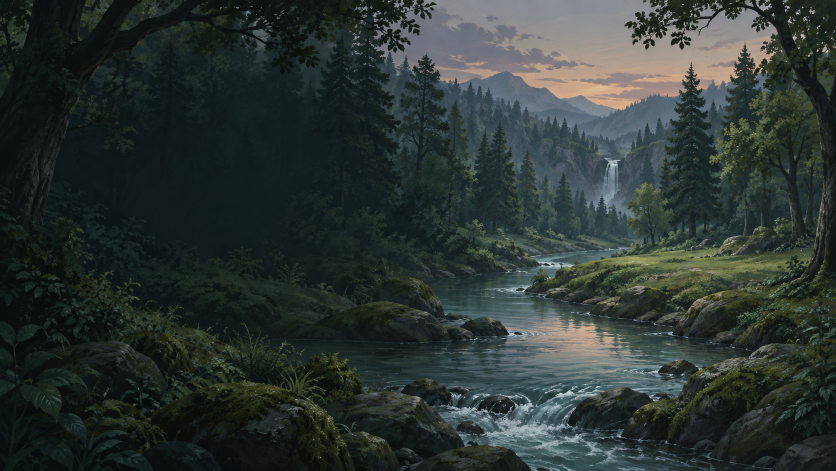
#> input picture frontend/assets/forest2d-source/hero.png, 1672 x 941 px (shown at 1/2 size); its folder holds 5 pictures in this run
$ python export-forest2d.py
#> lines starting #> are read from the running program, lines starting #| are printed output that depends on the picture
"""Export the checked-in forest masters as optimized desktop/mobile WebP assets.

Run with a Python installation that has Pillow: python scripts/export-forest2d.py
"""

from pathlib import Path

from PIL import Image


ROOT = Path(__file__).resolve().parents[1]
SOURCES = ROOT / "assets" / "forest2d-source"
OUTPUT = ROOT / "public" / "assets" / "forest2d"

# Focal points are hand selected so each portrait scene keeps its water geography.
MOBILE_FOCAL_X = {
    "hero": 0.73,
    "ai": 0.70,
    "rooms": 0.52,
    "scenarios": 0.36,
    "learning": 0.65,
    "history": 0.66,
    "friends": 0.34,
    "profile": 0.59,
}


def main() -> None:
    OUTPUT.mkdir(parents=True, exist_ok=True)
    for name, focal_x in MOBILE_FOCAL_X.items():
        with Image.open(SOURCES / f"{name}.png") as source:
#> source is the input picture: PIL image 1672x941 RGB; mean R, G, B 45.5, 54.6, 51.3
            poster = source.convert("RGB")
            poster.save(OUTPUT / f"{name}.webp", "WEBP", quality=83, method=6)
            crop_width = round(poster.height * 0.66)
#> crop_width = 621
            center_x = round(poster.width * focal_x)
#> center_x = 1221
            left = max(0, min(poster.width - crop_width, center_x - crop_width // 2))
#> left = 911
            portrait = poster.crop((left, 0, left + crop_width, poster.height))
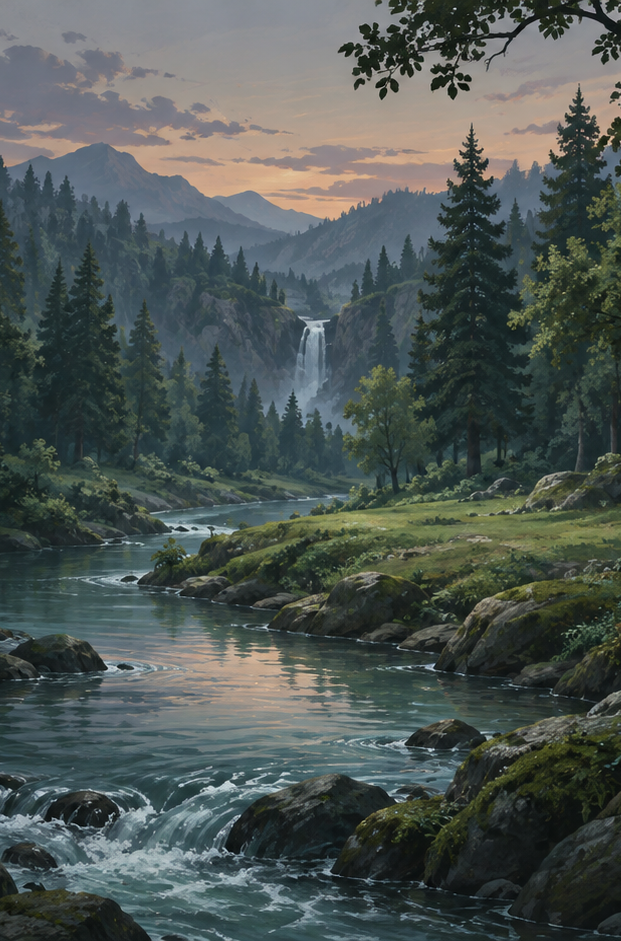
#> portrait: PIL image 621x941 RGB; mean R, G, B 77.7, 86.7, 83.6
            portrait.save(OUTPUT / f"{name}-mobile.webp", "WEBP", quality=80, method=6)
#> pass 2 of the loop in main, `for name, focal_x in MOBILE_FOCAL_X.items():`:
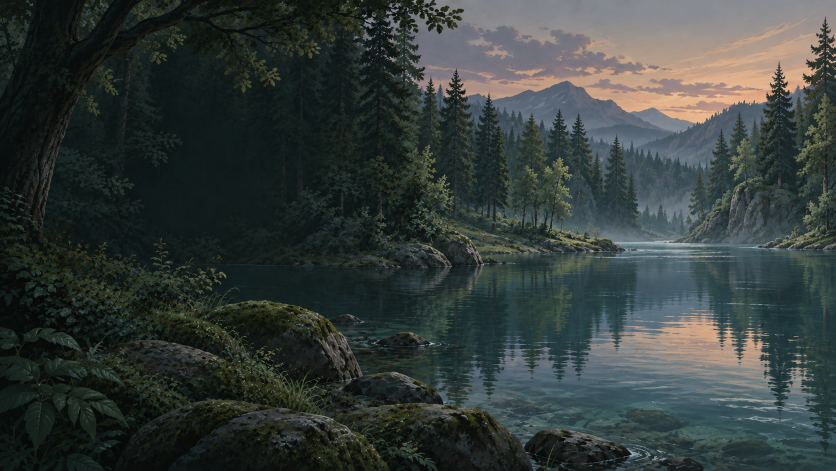
#> input picture frontend/assets/forest2d-source/ai.png, 1672 x 941 px (shown at 1/2 size)
#> in main, source is the input picture: PIL image 1672x941 RGB; mean R, G, B 53, 61, 58.4
#> in main, `portrait = poster.crop((left, 0, left + crop_width, poster.height))`:
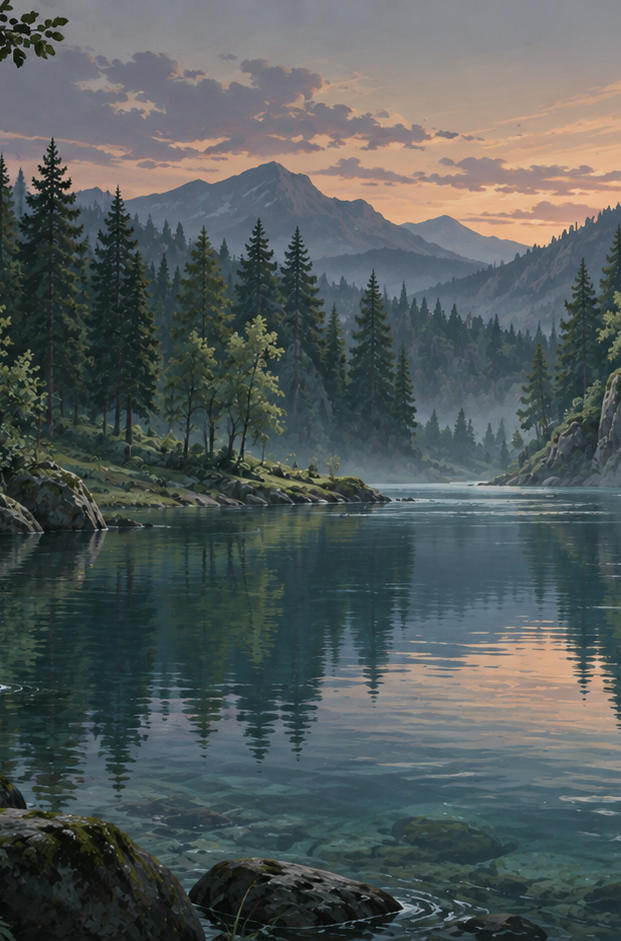
#> portrait: PIL image 621x941 RGB; mean R, G, B 84.2, 91.9, 91.6
    with Image.open(SOURCES / "branch.png") as source:
        source.convert("RGBA").save(OUTPUT / "branch.webp", "WEBP", quality=86, method=6)


if __name__ == "__main__":
#> (the run stopped early here; a loop or call above may not have finished)
